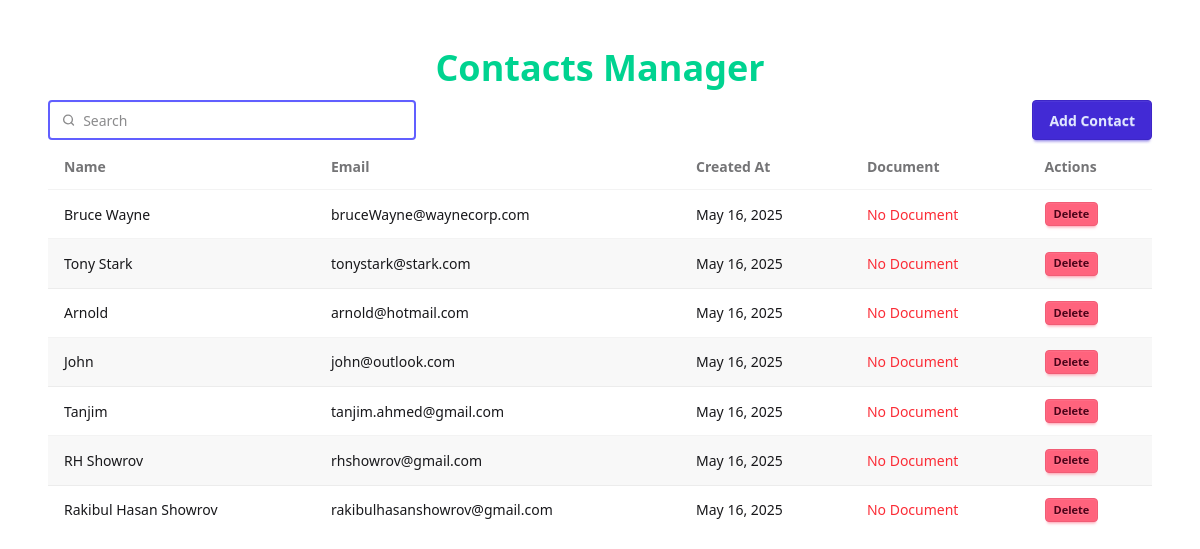
The page / (signed in) on the database as committed earlier.
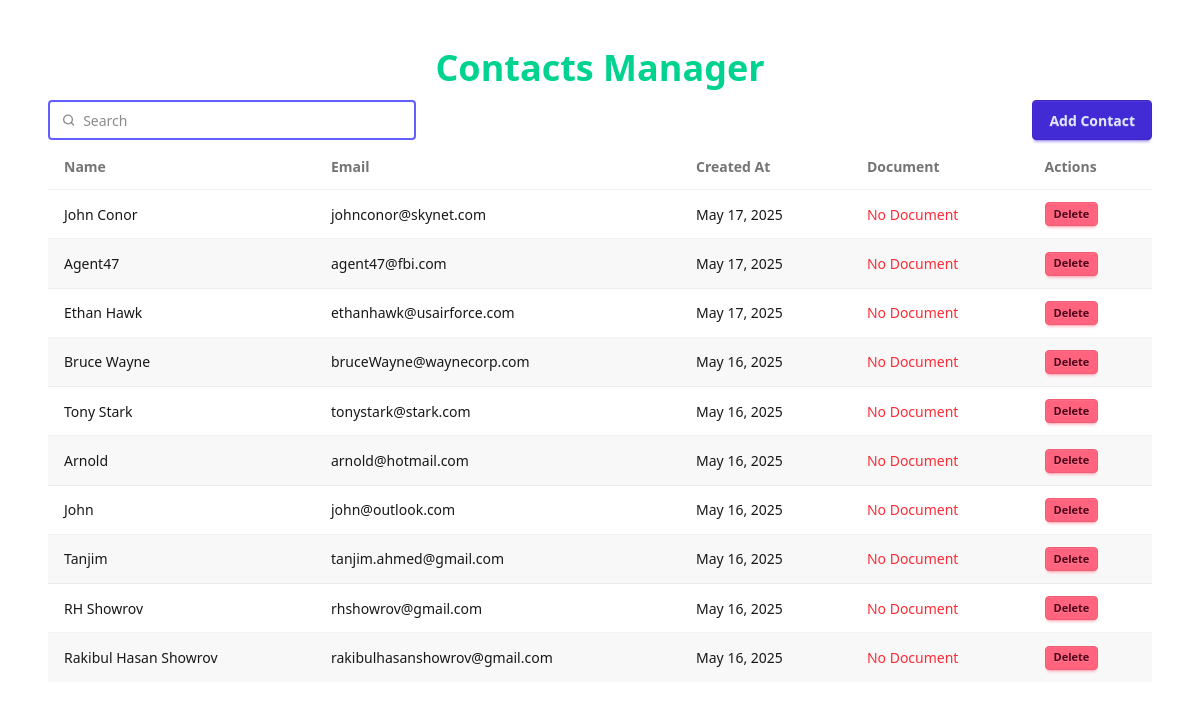
The same page on the database as committed later.
### contacts/models.py (models this page shows, shortened)
class Contact(models.Model):
    user=models.ForeignKey(User,on_delete=models.CASCADE,related_name='contacts')
    name=models.CharField(max_length=100)
    document=models.FileField(upload_to='contact_doc/',
             validators=[FileExtensionValidator(['pdf','docs','docx','txt'])],blank=True,null=True)
    email=models.EmailField()
    created_at=models.DateTimeField(auto_now_add=True)
    class Meta:
        unique_together=('email','user')

### contacts/views.py (the view)
# urls.py: path('',index,name='index'),
@login_required
def index(request):
    contacts=request.user.contacts.all().order_by('-created_at')
    form=ContactForm()
    context={'contacts':contacts,'form':form}
    return render(request,'contacts/contacts.html',context=context)

### contacts/forms.py (shortened to what this page needs)
class ContactForm(forms.ModelForm):
    name=forms.CharField(
        widget=forms.TextInput(attrs={
            'class':'input w-full',
            'placeholder':'Contact name'
        })
    )
    email=forms.EmailField(
        widget=forms.EmailInput(attrs={
            'class':'input w-full',
            'placeholder':'Contact Email'
        })
    )
    document=forms.FileField(
        widget=forms.FileInput(attrs={
            'class':'file-input file-input-info w-full',
        }),required=False
    )
    class Meta:
        model=Contact
        fields=('name','email','document')

### templates/contacts/contacts.html (shortened to what this page needs)
{% extends 'base.html'%} {%block title%}Contacts{%endblock%} {%block content%}
<div class="w-full">
  <h1 class="text-4xl font-bold text-success mt-3 text-center">
    Contacts Manager
  </h1>
  <div class="flex justify-between">
    <label class="input mt-3 w-1/3 mb-1 border-2 border-indigo-500/100">
      <svg
        class="h-[1em] opacity-50"
        xmlns="http://www.w3.org/2000/svg"
        viewBox="0 0 24 24"
      >
        <g
          stroke-linejoin="round"
          stroke-linecap="round"
          stroke-width="2.5"
          fill="none"
          stroke="currentColor"
        >
          <circle cx="11" cy="11" r="8"></circle>
          <path d="m21 21-4.3-4.3"></path>
        </g>
      </svg>
      <input
        type="search"
        required
        placeholder="Search"
        name="search"
        hx-get="{%url 'contacts:search'%}"
        hx-trigger="keyup delay:1s"
        hx-target="#contacts-list"
        hx-indicator="#spinner"
        hx-on::before-request="document.getElementById('spinner').removeAttribute('hidden')"
        hx-on:htmx:after-request="document.getElementById('spinner').setAttribute('hidden', true)"
      />
    </label>
    <button
      class="btn btn-primary mt-3 mb-1"
      onclick="contact_modal.showModal()"
    >
      Add Contact
    </button>
  </div>
  <div id="contacts-list">
    {% include 'contacts/partials/contacts-list.html' %}
  </div>
</div>
{%endblock%}

### templates/base.html (shortened to what this page needs)
{%load static%}
<!DOCTYPE html>
<html lang="en">
  <head>
    <link
      href="https://cdn.jsdelivr.net/npm/daisyui@5"
      rel="stylesheet"
      type="text/css"
    />
    <link href="{% static 'css/output.css' %}" rel="stylesheet">
  </head>
  <body>
    <div class="m-12">{%block content%} {%endblock%}</div>
  </body>
</html>

### templates/contacts/partials/contacts-list.html (shortened to what this page needs)
{%if contacts%}
<div class="overflow-x-auto">
  <table class="table table-zebra table-pin-rows">
    <thead>
      <tr>
        <th>Name</th>
        <th>Email</th>
        <th>Created At</th>
        <th>Document</th>
        <th>Actions</th>
      </tr>
    </thead>
    <tbody id="contact-table-body">
      {% for contact in contacts %}
      {%include 'contacts/partials/contact-row.html' %}
      {% endfor %}
    </tbody>
  </table>
</div>
{%endif%}

### templates/contacts/partials/contact-row.html
<tr>
  <td>{{ contact.name }}</td>
  <td>{{ contact.email }}</td>
  <td>{{ contact.created_at|date:"M d, Y" }}</td>
  <td>
    {%if contact.document %}
    <a href='{{contact.document.url}}' target="_blank" class="btn btn-xs btn-ghost">Download</a>
    {%else%}
    <span class="text-red-500">No Document</span>
    {%endif%}
  </td>
  <td>
    <button class="btn btn-xs btn-error"
    hx-delete="{% url 'contacts:delete_contact' pk=contact.pk %}"
    hx-on:contact-deleted="this.closest('tr').remove();"
    hx-confirm="Are you sure to delete this contact?"
    hx-headers='{"X-CSRFToken": "{{ csrf_token }}"}'
    >Delete</button>
  </td>
</tr>

Rows that differ between the two databases and show on the page:
added Contact: name "John Conor", email "johnconor@skynet.com", created_at "May 17, 2025", shows "No Document"
added Contact: name "Agent47", email "agent47@fbi.com", created_at "May 17, 2025", shows "No Document"
added Contact: name "Ethan Hawk", email "ethanhawk@usairforce.com", created_at "May 17, 2025", shows "No Document"
